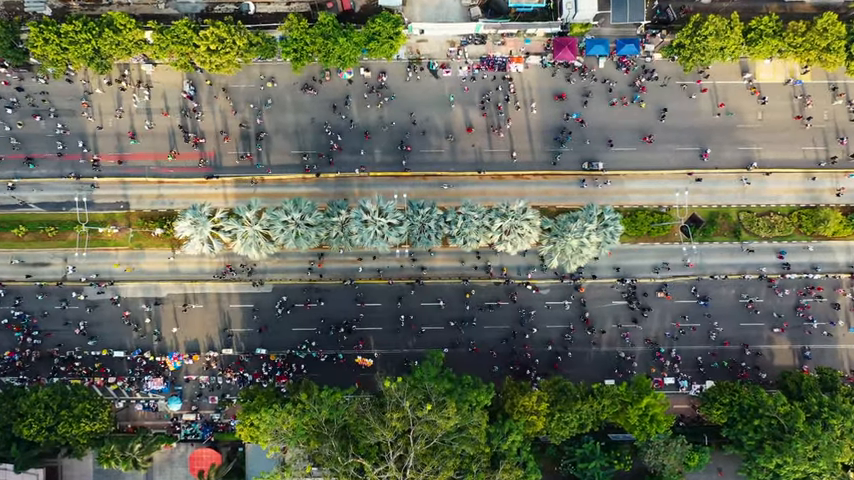
#> input picture frame 111 of libraries/opencv/data/people_walking.mp4, 854 x 480 px
$ python video_stabilization.py
#> lines starting #> are read from the running program, lines starting #| are printed output that depends on the picture
import cv2
import numpy as np

# Open the video file
cap = cv2.VideoCapture("/home/su-rays/projects/skills/libraries/opencv/data/people_walking.mp4")

# Read the first frame
ret, prev_frame = cap.read()
#> prev_frame is the input picture: shape (480, 854, 3); mean B, G, R 88.1, 107.5, 103.7
prev_gray = cv2.cvtColor(prev_frame, cv2.COLOR_BGR2GRAY)
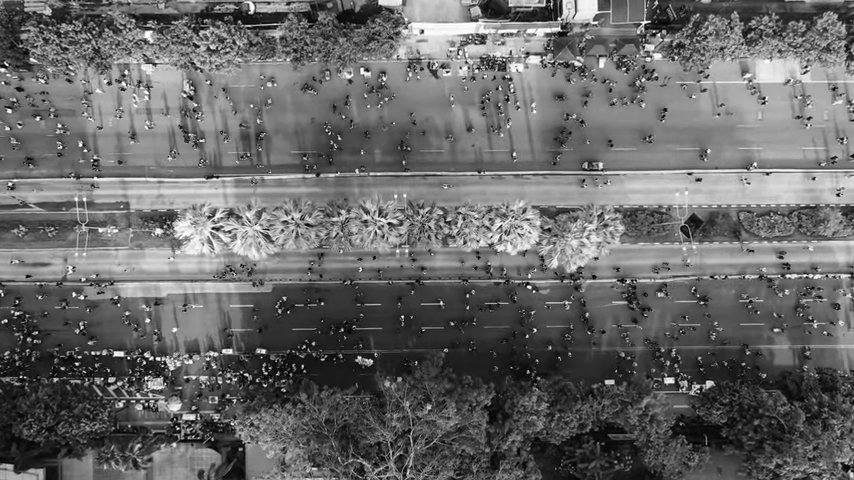
#> prev_gray: shape (480, 854); min 0, max 255, mean 104.2

# Create a VideoWriter object to save the stabilized video
fourcc = cv2.VideoWriter_fourcc(*'XVID')
out = cv2.VideoWriter('stabilized_video.avi', fourcc, 20.0, (640, 480))

# Initialize transformation matrix
transform = np.eye(2, 3, dtype=np.float32)

while cap.isOpened():
    ret, frame = cap.read()
    if not ret:
        break

    gray = cv2.cvtColor(frame, cv2.COLOR_BGR2GRAY)

    # Calculate optical flow
    flow = cv2.calcOpticalFlowFarneback(prev_gray, gray, None, 0.5, 3, 15, 3, 5, 1.2, 0)

    # Estimate affine transformation
    dx = np.mean(flow[..., 0])
#> dx = 0.013
    dy = np.mean(flow[..., 1])
#> dy = 0.0217
    transform[0, 2] += dx
    transform[1, 2] += dy

    # Apply affine transformation to stabilize the frame
    stabilized_frame = cv2.warpAffine(frame, transform, (frame.shape[1], frame.shape[0]))

    # Write the stabilized frame to the output file
    out.write(stabilized_frame)

    # Display the stabilized frame
    cv2.imshow('Stabilized Video', stabilized_frame)

    # Update the previous frame
    prev_gray = gray.copy()

    # Press 'q' to exit
    if cv2.waitKey(1) & 0xFF == ord('q'):
#> (key q is pressed here)
        break

cap.release()
out.release()
cv2.destroyAllWindows()

$ run again, starting later in the video
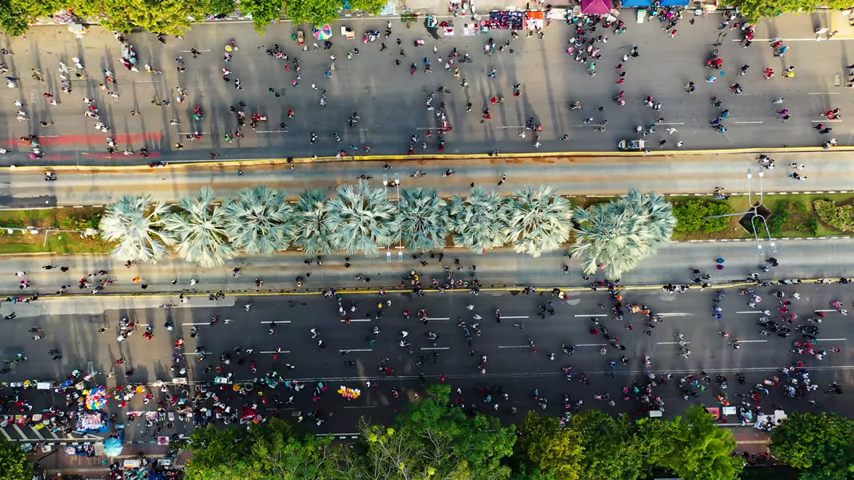
#> input picture frame 502 of libraries/opencv/data/people_walking.mp4, 854 x 480 px
#> prev_frame is the input picture: shape (480, 854, 3); mean B, G, R 96, 111.1, 109
#> `prev_gray = cv2.cvtColor(prev_frame, cv2.COLOR_BGR2GRAY)`:
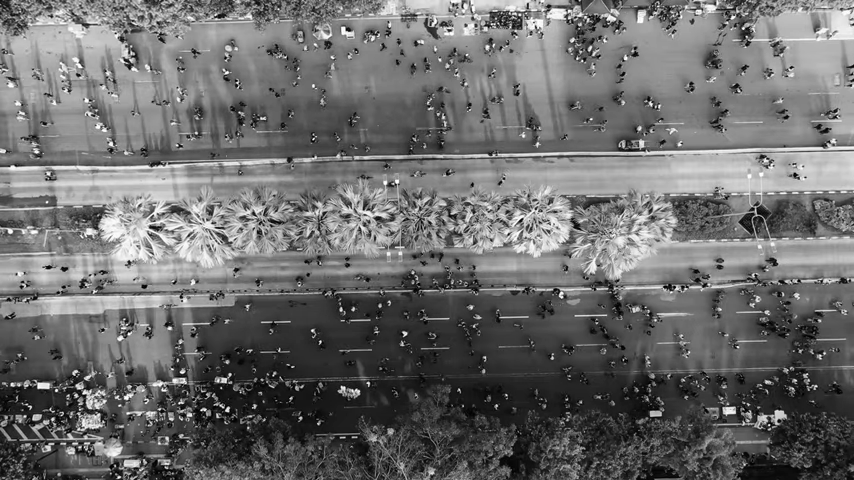
#> prev_gray: shape (480, 854); min 0, max 255, mean 108.7
#> dx = 0.0167
#> dy = -0.00179

$ run again, starting later in the video
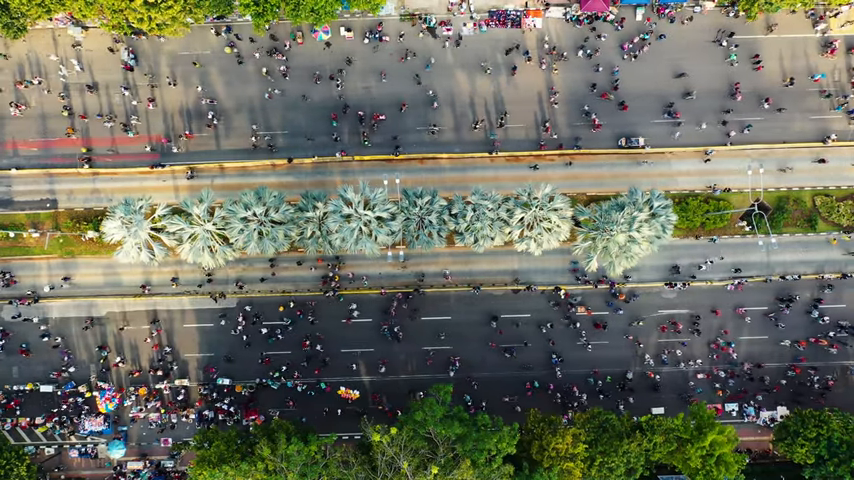
#> input picture frame 892 of libraries/opencv/data/people_walking.mp4, 854 x 480 px
#> prev_frame is the input picture: shape (480, 854, 3); mean B, G, R 96, 111.4, 109.7
#> `prev_gray = cv2.cvtColor(prev_frame, cv2.COLOR_BGR2GRAY)`:
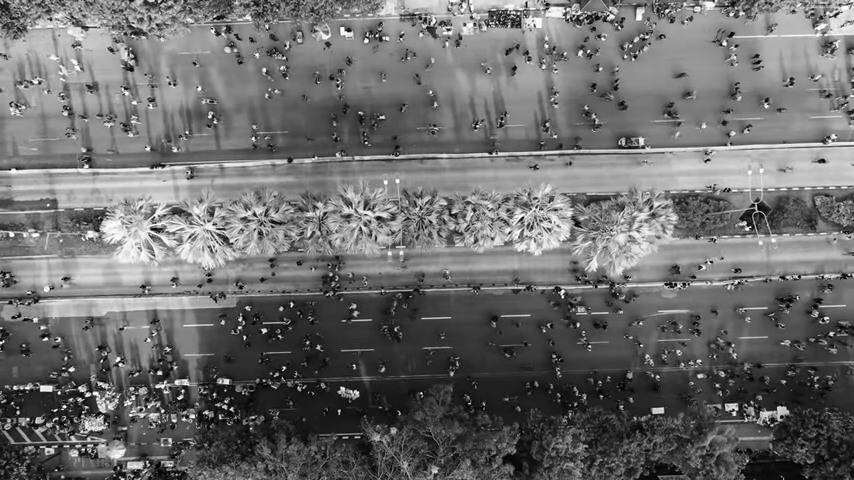
#> prev_gray: shape (480, 854); min 0, max 255, mean 109.1
#> dx = -0.00031
#> dy = 0.00222
